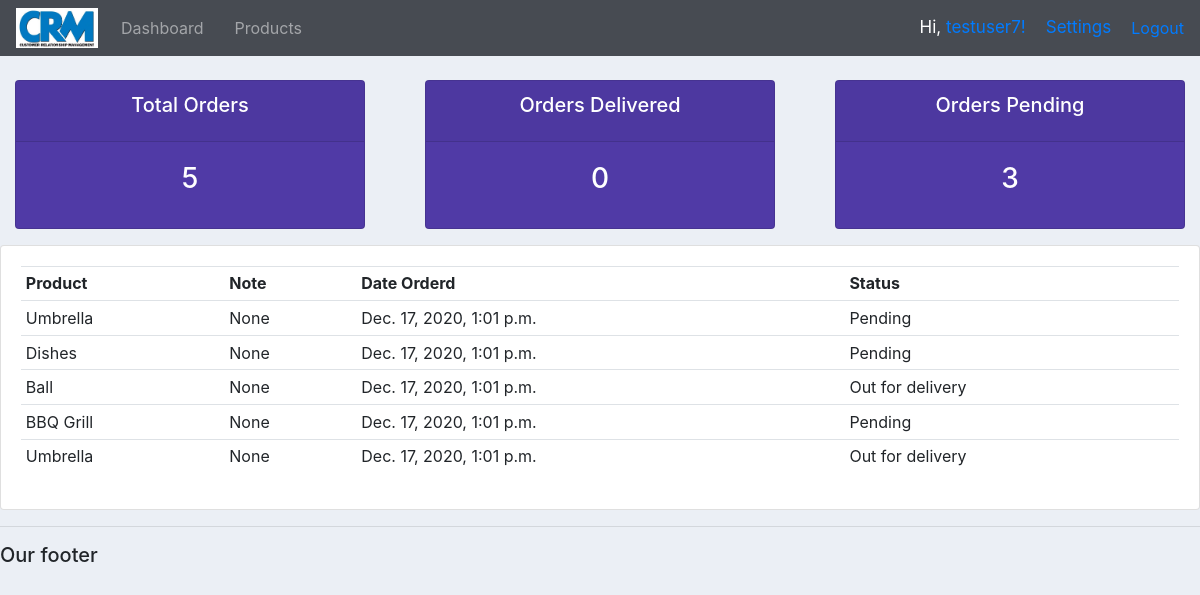
Page /user/ (signed in) on the committed database.
### accounts/models.py (models this page shows)
class Order(models.Model):
    STATUS = (
        ('Pending', 'Pending'),
        ('Out for delivery', 'Out for delivery'),
        ('Delivered', 'Delivered'),
    )
    customer = models.ForeignKey(Customer, null=True, on_delete=models.SET_NULL)
    product = models.ForeignKey(Product, null=True, on_delete=models.SET_NULL)
    date_created = models.DateTimeField(auto_now_add=True, null=True)
    status = models.CharField(max_length=64, null=True, choices=STATUS)
    note = models.CharField(max_length=1000, null=True)
    seller = models.ManyToManyField(Seller)
    def __str__(self):
        return self.product.name

class Product(models.Model):
    CATEGORY = (
        ('Indoor', 'Indoor'),
        ('Outdoor', 'Outdoor')
    )
    seller = models.ForeignKey(Seller, null=True, on_delete=models.CASCADE)
    name = models.CharField(max_length=64, null=True)
    price = models.FloatField(null=True)
    category = models.CharField(max_length=64, null=True, choices=CATEGORY)
    description = models.CharField(max_length=200, null=True, blank=True)
    date_created = models.DateTimeField(auto_now_add=True, null=True)
    tags = models.ManyToManyField(Tag)
    def __str__(self):
        return self.name

### accounts/decorators.py (the view)
        def wrapper_func(request, *args, **kwargs):
            group = None
            if request.user.groups.exists():
                group = request.user.groups.all()[0].name
            if group in allowed_roles:
                return view_func(request, *args, **kwargs)
            else:
                return HttpResponse('You are not allowed to view this page. Need a higher role account.')

### accounts/views.py (called while the page is built)
@login_required(login_url='accounts:login')
@allowed_users(allowed_roles=['customer','admin'])
def user_page(request):
	orders = request.user.customer.order_set.all()
	total_orders = orders.count()
	delivered = orders.filter(status='Delivered').count()
	pending = orders.filter(status='Pending').count()
	print('ORDERS:', orders)
	context = {'orders':orders, 'total_orders':total_orders,
	'delivered':delivered,'pending':pending}
	return render(request, 'accounts/user.html', context)

### accounts/templates/accounts/user.html
{% extends 'accounts/main.html' %}
{% block content %}
{% include "accounts/status.html" %}
<div class="row">
	<div class="col-md">
		<div class="card card-body">
			<table class="table table-sm">
				<tr>
					<th>Product</th>
					<th>Note</th>
					<th>Date Orderd</th>
					<th>Status</th>
				</tr>
				{% for order in orders %}
				<tr>
					<td>{{order.product}}</td>
					<td>{{order.note}}</td>
					<td>{{order.date_created}}</td>
					<td>{{order.status}}</td>
				</tr>
				{% endfor %}
			</table>
		</div>
	</div>
</div>
{% endblock content %}

### accounts/templates/accounts/navbar.html (shortened to what this page needs)
{% load static %}
<nav class="navbar navbar-expand-lg navbar-dark" id="navbar_custom">
  <img id="crm_logo" src="{% static 'images/crm_logo.png' %}" alt="">
  <div class="collapse navbar-collapse" id="navbarNav">
    <ul class="navbar-nav">
      <li class="nav-item">
        <a class="nav-link" href="{% url 'accounts:home' %}">Dashboard</a>
      </li>
      <li class="nav-item">
        <a class="nav-link" href="{% url 'accounts:products' %}">Products</a>
      </li>
    </ul>
  </div>
  {% if request.user.is_authenticated %}
    <span class="hi-msg">Hi, <a href="{% url 'accounts:user_page' %}">{{request.user}}!</a></span>
    <span class="hi-msg"><a href="{% url 'accounts:account_settings' %}">Settings</a></span>
    <spanclass="hi-msg"><a href="{% url 'accounts:logout' %}">Logout</a></span>
  {% else %}
  <spanclass="hi-msg"><a href="{% url 'accounts:login' %}">Login</a></span>
  {% endif %}
</nav>

### static/css/main.css (style rules this page uses)
body { background-color: #ebeff5; }
#crm_logo { height: 40px; width: auto; margin-right: 15px; }
.nav-item { margin-right: 15px; }

### accounts/templates/accounts/navbar.html (style rules this page uses)
#navbar_custom { background-color: #474b52 }
.hi-msg { font-size: 17px; color: #fff; margin-right: 20px; }

### rows in the picture
Order: product "Umbrella", note "None", date_created "Dec. 17, 2020, 1:01 p.m.", status "Pending"
Order: product "Dishes", note "None", date_created "Dec. 17, 2020, 1:01 p.m.", status "Pending"
Order: product "Ball", note "None", date_created "Dec. 17, 2020, 1:01 p.m.", status "Out for delivery"
Order: product "BBQ Grill", note "None", date_created "Dec. 17, 2020, 1:01 p.m.", status "Pending"
Order: product "Umbrella", note "None", date_created "Dec. 17, 2020, 1:01 p.m.", status "Out for delivery"

### other values in the picture
{{ request.user }} "testuser7"
{{ total_orders }} "5"
{{ delivered }} "0"
{{ pending }} "3"
